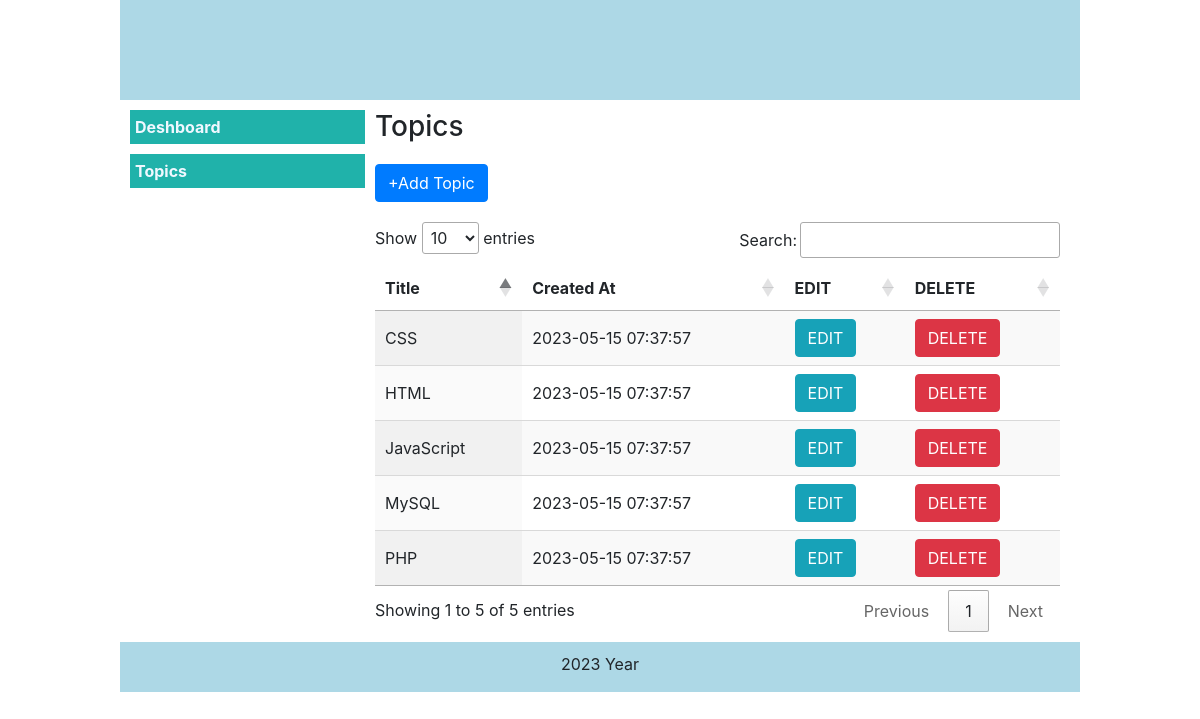
The page /admin/topics.php on the database its author committed.
### tables this page shows
CREATE TABLE `topics` (
  `id` int(3) UNSIGNED NOT NULL,
  `title` varchar(150) NOT NULL,
  `created_at` timestamp NOT NULL DEFAULT current_timestamp()
);

### admin/blocks/content_of_topic.php (the view, shortened to what this page needs)
<?php
    $topics_query = "SELECT * FROM topics";
    $topics_result = mysqli_query($conn, $topics_query);
?>
<div class="content">
    <h3>Topics</h3>
    <div class="add">
        <button type="button" class="btn btn-primary" data-toggle="modal" data-target="#topicModal">
        +Add Topic
        </button>
    </div>
    <div class="data">
        <table id="myTable" class="display">
            <thead>
                <tr>
                    <th>Title</th>
                    <th>Created At</th>
                    <th>EDIT</th>
                    <th>DELETE</th>
                </tr>
            </thead>
            <tbody>
            <?php
                while($topics = mysqli_fetch_assoc($topics_result)){
            ?>
            <tr>
                <td><?=$topics['title']?></td>
                <td><?=$topics['created_at']?></td>
                <td><input type='hidden' value="<?=$topics['id']?>"><button class="btn btn-info" name='drop_topic' id="edit_button" href="?delete=<?=$topics["id"]?>" onclick="edit(event)">EDIT</buttton></td>
                <td><a class="btn btn-danger" name='drop_topic' href="?delete=<?=$topics["id"]?>">DELETE</a></td>
            </tr>
            <?php
                }
            ?>
            </tbody>
        </table>
    </div>
</div>

### admin/style.css (style rules this page uses)
body { padding: 0; margin: 0; }
.content { min-height: 200px; padding:0 10px; box-sizing: border-box; }
.content h3 { margin: 0; }
.add { margin-top: 20px; }
.data { margin-top: 20px; }
@media screen  and (min-width:600px) { .content { width: 75%; } }

### rows shown on the page
topics: title "HTML", created_at "2023-05-15 07:37:57"
topics: title "CSS", created_at "2023-05-15 07:37:57"
topics: title "JavaScript", created_at "2023-05-15 07:37:57"
topics: title "PHP", created_at "2023-05-15 07:37:57"
topics: title "MySQL", created_at "2023-05-15 07:37:57"
